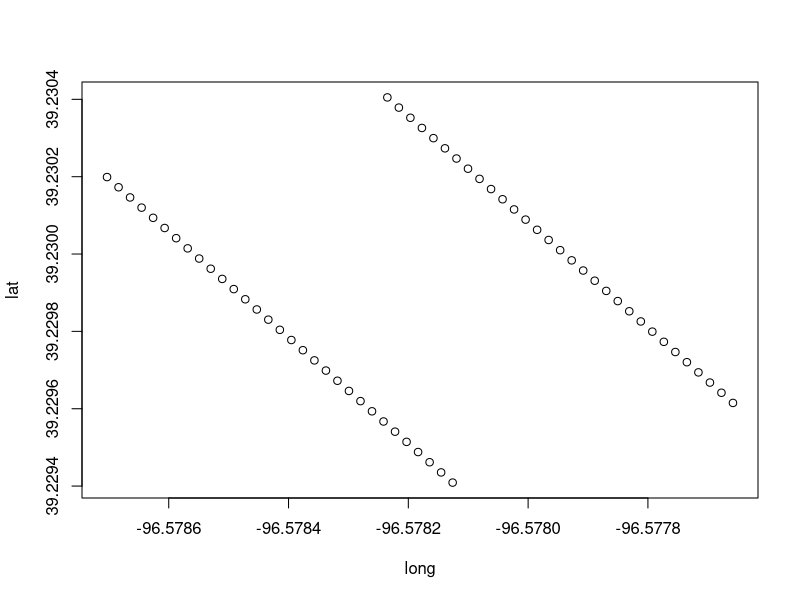
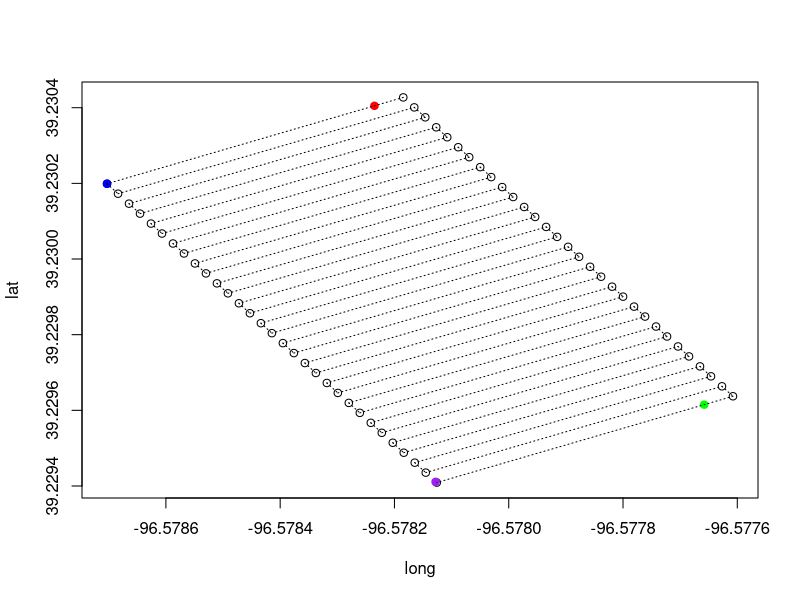

The R script that drew these images, in order: (Note: this script raises an error after producing the figures.)
library(geosphere)
options(digits=8)



## manual input of the corners
c11 = data.frame(long=-96.578235, lat=39.230405)
c12 = data.frame(long=-96.578703, lat=39.230199)
c21 = data.frame(long=-96.577658, lat=39.229615)
c22 = data.frame(long=-96.578128, lat=39.229411)


## number of ranges in field plan
nrange = 31 ## number of ranges for 19RKY AM Panel 


## calculate lat/long difference for single range
lat.dif = (c11$lat - c21$lat)/ (nrange-1)
lon.dif = (c11$long - c21$long)/ (nrange-1)
dif = (c11-c21)/(nrange-1)


## data frame to hold waypoints
waypoints = data.frame(row.names=c(1:nrange), long=numeric(nrange), lat=numeric(nrange))

waypoints[1,] = c11 ## add first two points
waypoints[2,] = c12

for (i in 3:(nrange*2)){	
	if(i%%4==3 | i%%4==1){waypoints[i,] = waypoints[i-1,]-dif}
	if(i%%4==0 | i%%4==2){waypoints[i,] = waypoints[i-3,]-dif}

}

plot(waypoints)




############################################################################

## NEED TO RUN ONLY ONE OF THESE BUFFERS

## buffer / additional buffer in m
## e.g. camera off nadir distance = 1.82. for -70deg camera at 5m above plots / 6m altitude

addBuffer = function(waypoints, buffer, heading, addNear=TRUE, addFar=FALSE){
	n = c(1:nrow(waypoints))
	near = n%%4==1 | n%%4==0  ## designate waypoints on starting side (e.g. 1,4,5,8,9...)
	far = n%%4==2 | n%%4==3 ## designate waypoints on far side

	if(addNear){waypoints[near,] = destPointRhumb(waypoints[near,], abs(heading-180), buffer)}
	if(addFar){waypoints[far,] = destPointRhumb(waypoints[far,], heading, buffer)}
	
	return(waypoints)
}




## find direction of travel
heading = bearingRhumb(c11, c12)

## adjust waypoints on starting side w/ buffer, units of meters
buffer = 5

waypoints = addBuffer(waypoints, buffer, heading)





############################################################################



## check the plot map of the points
plot(waypoints)

## plot original survey corners
points(c11, pch=19, col='red')
points(c12, pch=19, col='blue')
points(c21, pch=19, col='green')
points(c22, pch=19, col='purple')

## add flight path
for(i in 2:nrow(waypoints)){lines(waypoints$long[(i-1):i], waypoints$lat[(i-1):i], lty=3)}



##################################################




## make output file in Litchi import format

out = data.frame(latitude=waypoints[,2], longitude=waypoints[,1],
				 'altitude.m.'=6,
                 'heading.deg.'=heading,	
                 'curvesize.m.'=0,
                 'rotationdir'=0,
                 'gimbalmode'=0,
                 'gimbalpitchangle'=0,
                 'actiontype1'=c(2,3), ## start / stop recording
                 'actionparam1'=0,
                 'actiontype2'=-1,
                 'actionparam2'=0)


out$actiontype1[1]=5 ## set first action to gimble angle
out$actionparam1[1]=-60 ## set action to -60 deg
out$actiontype2[1]=2 ## set section action to start recording

head(out)

nrow(out)

write.csv(out, file="/Users/jpoland/Documents/htp/19RKY_AM-PANEL/19RKY_AM-PANEL_Litchi-waypoints.csv", row.names=FALSE)
